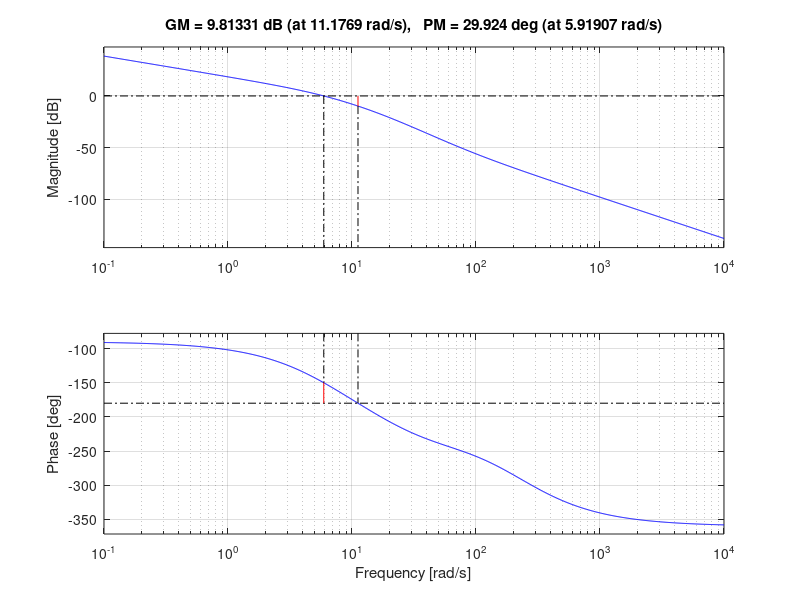

Source code (MATLAB): (Note: this script raises an error after producing the figure.)
Gp=tf(conv([-90.79],[1 -200]),conv([1 6.26],[1 200]))
Gc=tf([0.137 11.03],[1 18.78 0])
OLTF = Gp*Gc
bode(OLTF)
margin(OLTF)    
allmargin(OLTF)
%%
clf;
data = (reshape(velocity.data(1,1,1:end),[1001 1]))
plot(data)
%%
filewrite(data,'DM_stem_delay=0.015(stable)')
%%
clf;
subplot(3,1,1)
plot(fileread('DM_stem_delay=0.01(stable)'))
title('K=0.001')
subplot(3,1,2)
plot(fileread('DM_stem_delay=0.015(stable)'))
title('d=0.015')
subplot(3,1,3)
plot(fileread('DM_stem_delay=0.02(unstable)'))
title('K=0.002')
%%


%%

function filewrite(x,name)
 filename = append(name,'.txt');
 % open your file for writing
 file1 = fopen(filename,'wt');
 % write the matrix
 fprintf(file1,'%f\n',x');
 % close the file
 fclose(file1);
end
function xread = fileread(name)
 filename = append(name,'.txt');
 % open your file for reading
 file1 = fopen(filename,'r');
 % write the matrix
 xread = fscanf(file1,'%f\n');
 % close the file
 fclose(file1);
end 